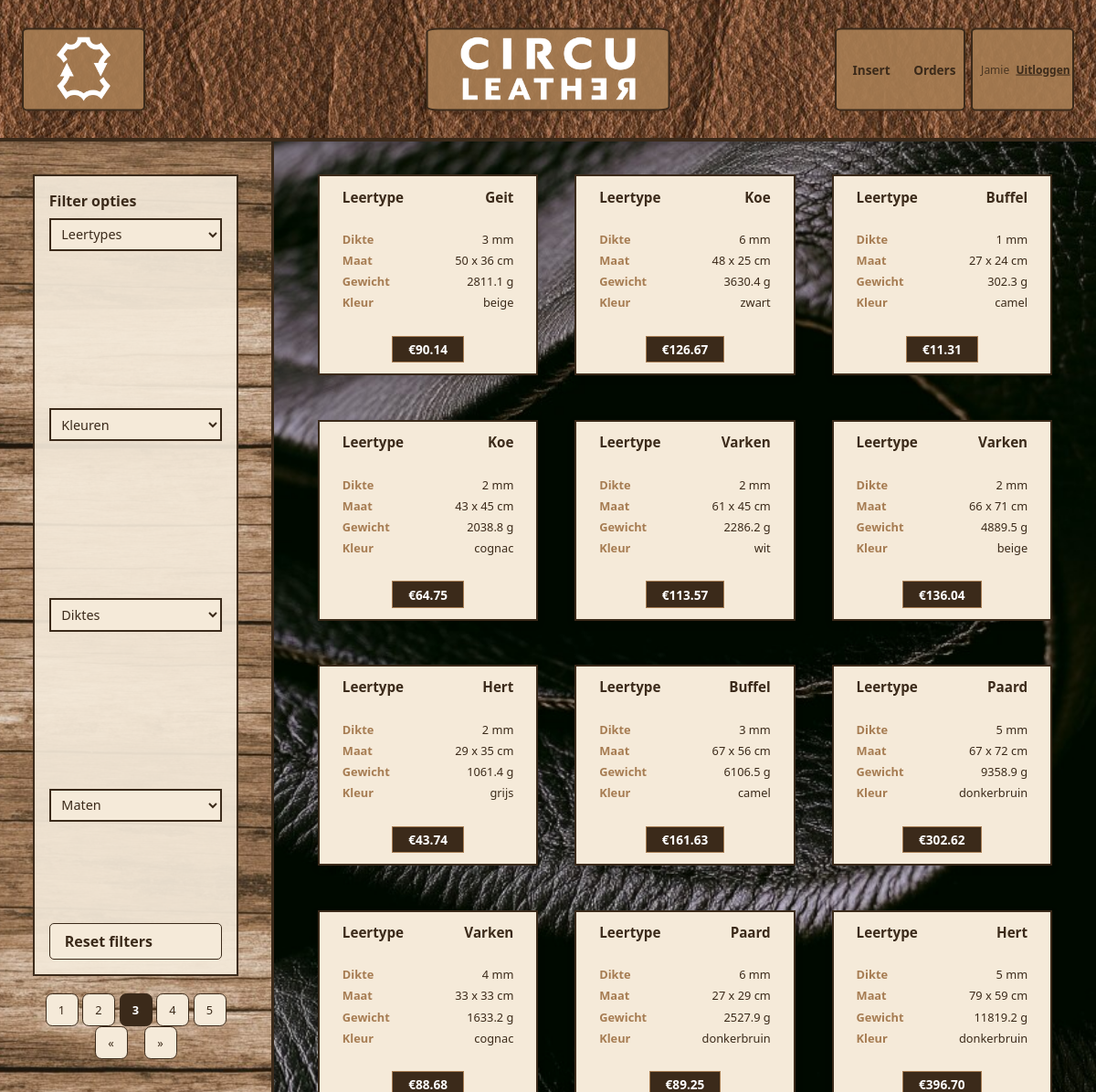
Page /src/vooraad_beheer.php?pagina=3 (signed in) on the committed database.
### tables this page shows
CREATE TABLE `voorraad` (
  `ID` int(11) NOT NULL,
  `leertype` varchar(255) NOT NULL,
  `dikteMM` int(11) NOT NULL,
  `lengteCM` int(11) NOT NULL,
  `breedteCM` int(11) NOT NULL,
  `gewichtG` float(11,1) NOT NULL,
  `kleur` varchar(255) NOT NULL,
  `prijs` float(11,2) NOT NULL,
  `status` varchar(50) NOT NULL DEFAULT 'beschikbaar'
);

### src/vooraad_beheer.php (the view, shortened to what this page needs)
<?php
    $conn = require_once "partials/dbconnection.php";
    $geselecteerdLeertype = trim($_GET['leertype'] ?? '');
    $geselecteerdKleur = trim($_GET['kleur'] ?? '');
    $geselecteerdDikte = trim($_GET['dikte'] ?? '');
    $geselecteerdMaat = trim($_GET['maat'] ?? '');
    $maatCategorieen = [
        'A' => [23, 40],
        'B' => [40, 60],
        'C' => [60, null],
    ];
    $maatCaseSql = 'CASE';
    foreach ($maatCategorieen as $categorie => [$min, $max]) {
        if ($max === null) {
            $maatCaseSql .= " WHEN lengteCM >= $min OR breedteCM >= $min THEN '$categorie'";
        } else {
            $maatCaseSql .= " WHEN (lengteCM >= $min AND lengteCM < $max) OR (breedteCM >= $min AND breedteCM < $max) THEN '$categorie'";
        }
    }
    $maatCaseSql .= ' END';
    $leertypeConditie = $geselecteerdLeertype !== '' ? ['leertype = ?', [$geselecteerdLeertype], 's'] : null;
    $kleurConditie = $geselecteerdKleur !== '' ? ['kleur = ?', [$geselecteerdKleur], 's'] : null;
    $dikteConditie = $geselecteerdDikte !== '' ? ['dikteMM = ?', [$geselecteerdDikte], 's'] : null;
    $maatConditie = ($geselecteerdMaat !== '' && isset($maatCategorieen[$geselecteerdMaat]))
        ? ["$maatCaseSql = ?", [$geselecteerdMaat], 's']
        : null;
    function bouwWhereClause(array $condities): array {
        $sqlDelen = ["status != 'besteld'"];
        $params = [];
        $types = '';
        foreach ($condities as $conditie) {
            if ($conditie === null) {
                continue;
            }
            [$sql, $condParams, $condTypes] = $conditie;
            $sqlDelen[] = $sql;
            $types .= $condTypes;
        }
        return [' WHERE ' . implode(' AND ', $sqlDelen), $params, $types];
    }
    [$whereSql, $params, $types] = bouwWhereClause([$leertypeConditie, $kleurConditie, $dikteConditie, $maatConditie]);
    $filterQuery = '';
    $itemsPerPagina = 12;
    $huidigePagina = isset($_GET['pagina']) ? max(1, (int) $_GET['pagina']) : 1;
    $offset = ($huidigePagina - 1) * $itemsPerPagina;
    $totaalStmt = $conn->prepare("SELECT COUNT(*) AS totaal FROM voorraad" . $whereSql);
    $totaalStmt->execute();
    $totaalRij = $totaalStmt->get_result()->fetch_assoc();
    $totaalPaginas = max(1, (int) ceil($totaalRij['totaal'] / $itemsPerPagina));
    $maxPaginaKnoppen = 5;
    $vanafPagina = max(1, $huidigePagina - intdiv($maxPaginaKnoppen, 2));
    $totPagina = min($totaalPaginas, $vanafPagina + $maxPaginaKnoppen - 1);
    $vanafPagina = max(1, $totPagina - $maxPaginaKnoppen + 1);
    $selectParams = $params;
    $selectParams[] = $itemsPerPagina;
    $selectParams[] = $offset;
    $stmt = $conn->prepare("SELECT id, leertype, dikteMM, lengteCM, breedteCM, gewichtG, kleur, prijs FROM voorraad" . $whereSql . " LIMIT ? OFFSET ?");
    $stmt->bind_param($types . "ii", ...$selectParams);
    $stmt->execute();
    $producten = $stmt->get_result()->fetch_all(MYSQLI_ASSOC);
?>
<!DOCTYPE html>
    <html lang="nl">
    <head>
        <link rel="stylesheet" type="text/css" href="css/style.css">
    </head>
    <body>
        <header class="header">
            <div class="logo"><img src="png/logo.png" alt="logo"></div>
            <div class="titel"><img src="png/titel.png" alt="titel"></div>
            <div class="inNout-wrapper">
                <div class="inNout">
                    <?php if ($_SESSION['mag_insert'] ?? false): ?>
                        <div class="inNoutB"><a href="insert.php"><button>insert</button></a></div>
                    <?php endif; ?>
                    <?php if ($_SESSION['mag_orders'] ?? false): ?>
                        <div class="inNoutB"><a href="orders.php"><button>orders</button></a></div>
                    <?php endif; ?>
                </div>
                <div class="inNout-user">
                    <span><?php echo htmlspecialchars($_SESSION['username']); ?></span>
                    <a href="logout.php">Uitloggen</a>
                </div>
            </div>
        </header>
        <div class="main-container">
            <aside class="sidebar">
                <form class="filter-opties" method="get">
                    <p>Filter opties</p>
                    <div class="filter-selects">
                    <select class="filter-select" name="leertype" onchange="this.form.submit()">
                        <option value="">Leertypes</option>
                    </select>
                    <select class="filter-select" name="kleur" onchange="this.form.submit()">
                        <option value="">Kleuren</option>
                    </select>
                    <select class="filter-select" name="dikte" onchange="this.form.submit()">
                        <option value="">Diktes</option>
                    </select>
                    <select class="filter-select" name="maat" onchange="this.form.submit()">
                        <option value="">Maten</option>
                    </select>
                    </div>
                    <a class="reset-filters" href="vooraad_beheer.php">Reset filters</a>
                </form>
                <nav class="pagination">
                    <div class="page-numbers">
                        <?php for ($i = $vanafPagina; $i <= $totPagina; $i++): ?>
                            <a class="page-btn<?php echo $i === $huidigePagina ? ' active' : ''; ?>" href="?pagina=<?php echo $i; ?><?php echo $filterQuery; ?>"><?php echo $i; ?></a>
                        <?php endfor; ?>
                    </div>
                    <div class="page-nav">
                        <a class="page-btn<?php echo $huidigePagina <= 1 ? ' disabled' : ''; ?>" href="?pagina=<?php echo max(1, $huidigePagina - 1); ?><?php echo $filterQuery; ?>">&laquo;</a>
                        <a class="page-btn<?php echo $huidigePagina >= $totaalPaginas ? ' disabled' : ''; ?>" href="?pagina=<?php echo min($totaalPaginas, $huidigePagina + 1); ?><?php echo $filterQuery; ?>">&raquo;</a>
                    </div>
                </nav>
            </aside>
            <main class="content">
                <div class="product-grid">
                    <?php foreach ($producten as $product): ?>
                        <div class="product-card">
                            <div class="naam-box"><span>leertype</span><span><?php echo htmlspecialchars($product['leertype']); ?></span></div>
                            <div class="specs">
                                <div class="spec-row"><span>Dikte</span><span><?php echo htmlspecialchars($product['dikteMM']); ?> mm</span></div>
                                <div class="spec-row"><span>Maat</span><span><?php echo htmlspecialchars($product['lengteCM']); ?> x <?php echo htmlspecialchars($product['breedteCM']); ?> cm</span></div>
                                <div class="spec-row"><span>Gewicht</span><span><?php echo htmlspecialchars($product['gewichtG']); ?> g</span></div>
                                <div class="spec-row"><span>Kleur</span><span><?php echo htmlspecialchars($product['kleur']); ?></span></div>
                            </div>
                            <div class="hoeveelheid-box">&euro;<?php echo htmlspecialchars(number_format((float) $product['prijs'], 2)); ?></div>
                        </div>
                    <?php endforeach; ?>
                </div>
            </main>
        </div>
    </body>
</html>

### rows in the picture
voorraad: leertype "Geit", dikteMM "3", lengteCM "50", breedteCM "36", gewichtG "2811.1", kleur "beige", prijs "90.14"
voorraad: leertype "Koe", dikteMM "6", lengteCM "48", breedteCM "25", gewichtG "3630.4", kleur "zwart", prijs "126.67"
voorraad: leertype "Buffel", dikteMM "1", lengteCM "27", breedteCM "24", gewichtG "302.3", kleur "camel", prijs "11.31"
voorraad: leertype "Koe", dikteMM "2", lengteCM "43", breedteCM "45", gewichtG "2038.8", kleur "cognac", prijs "64.75"
voorraad: leertype "Varken", dikteMM "2", lengteCM "61", breedteCM "45", gewichtG "2286.2", kleur "wit", prijs "113.57"
voorraad: leertype "Varken", dikteMM "2", lengteCM "66", breedteCM "71", gewichtG "4889.5", kleur "beige", prijs "136.04"
voorraad: leertype "Hert", dikteMM "2", lengteCM "29", breedteCM "35", gewichtG "1061.4", kleur "grijs", prijs "43.74"
voorraad: leertype "Buffel", dikteMM "3", lengteCM "67", breedteCM "56", gewichtG "6106.5", kleur "camel", prijs "161.63"
voorraad: leertype "Paard", dikteMM "5", lengteCM "67", breedteCM "72", gewichtG "9358.9", kleur "donkerbruin", prijs "302.62"
voorraad: leertype "Varken", dikteMM "4", lengteCM "33", breedteCM "33", gewichtG "1633.2", kleur "cognac", prijs "88.68"
voorraad: leertype "Paard", dikteMM "6", lengteCM "27", breedteCM "29", gewichtG "2527.9", kleur "donkerbruin", prijs "89.25"
voorraad: leertype "Hert", dikteMM "5", lengteCM "79", breedteCM "59", gewichtG "11819.2", kleur "donkerbruin", prijs "396.70"

### other values in the picture
$_SESSION['username'] "Jamie"
